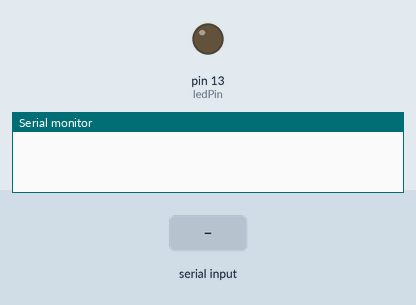
This sketch was run on a simulated Arduino Uno, built with avr-gcc and run on an emulated ATmega328P. Parts: output pins drawn as LEDs (lit = HIGH), the last lines printed to the serial monitor. The test bench sets the inputs (shaded band).

Above: at 1.2 s.
1.3 s: "on\n" received over Serial
At 1.7 s:
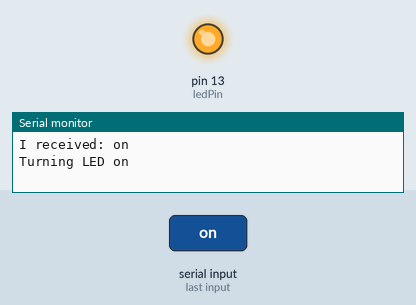
2.8 s: "off\n" received over Serial
At 4.1 s:
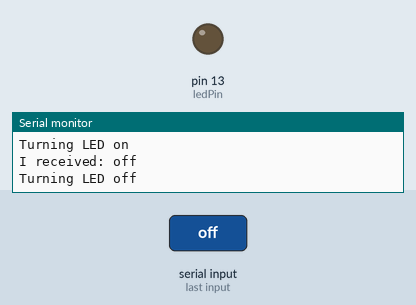
Timing chart, 0 to 5.8 s (numbered marks = the images above; inputs shaded):
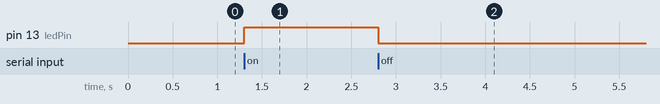

The sketch:

s02_arduino_serial_strings.ino
```cpp
String incomingString = ""; // for incoming serial data
int ledPin = 13;

void setup() {
  Serial.begin(9600); // opens serial port, sets data rate to 9600 bps

  pinMode(ledPin, OUTPUT);
}

void loop() {
  // send data only when you receive data:
  if (Serial.available() > 0) {
    // read the incoming string until a new line character:
    incomingString = Serial.readStringUntil('\n');

    // say what you got:
    Serial.print("I received: ");
    Serial.println(incomingString);

    // decide what to do with the message
    if (incomingString.equalsIgnoreCase("on")) {
      digitalWrite(ledPin, HIGH);
      Serial.println("Turning LED on");
    } else if (incomingString.equalsIgnoreCase("off")) {
      digitalWrite(ledPin, LOW);
      Serial.println("Turning LED off");
    } else {
      Serial.println("I don't know what to do with that message");
    }
  }
}
```

Measured:
- after the input at 1.3 s, pin 13 (ledPin): LOW → HIGH at once
- after the input at 2.8 s, pin 13 (ledPin): HIGH → LOW at once
